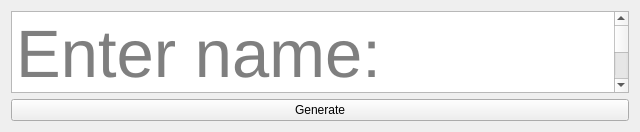
<?xml version="1.0" encoding="UTF-8"?>
<ui version="4.0">
 <class>NodeFactory</class>
 <widget class="QWidget" name="NodeFactory">
  <property name="geometry">
   <rect>
    <x>0</x>
    <y>0</y>
    <width>640</width>
    <height>132</height>
   </rect>
  </property>
  <property name="windowTitle">
   <string>Form</string>
  </property>
  <layout class="QVBoxLayout" name="verticalLayout">
   <item>
    <widget class="QPlainTextEdit" name="className">
     <property name="font">
      <font>
       <pointsize>50</pointsize>
      </font>
     </property>
     <property name="placeholderText">
      <string>Enter name:</string>
     </property>
    </widget>
   </item>
   <item>
    <widget class="QPushButton" name="generate">
     <property name="text">
      <string>Generate</string>
     </property>
    </widget>
   </item>
  </layout>
 </widget>
 <resources/>
 <connections/>
</ui>
